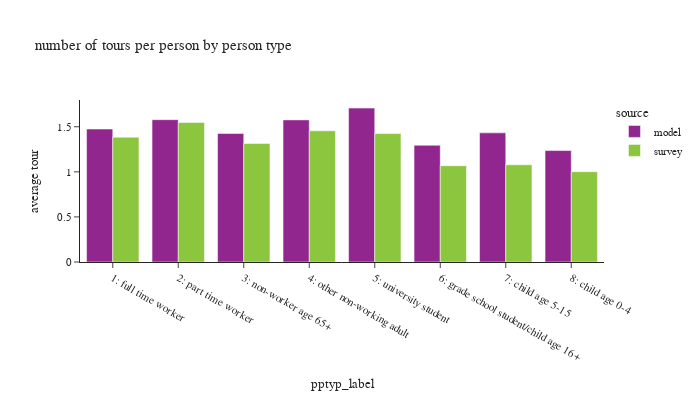

Notebook cell for this chart:
### Code cell
plot_segment(tour_group_var=['source','pptyp_label'],person_group_var=['source','pptyp_label'],
             title_name="number of tours per person by person type")

### Figure 1 — Plotly figure (JSON) as saved in the notebook; plotly's stock layout.template omitted (floating-point values rounded to 4 significant figures)
{"data": [{"alignmentgroup": "True", "hovertemplate": "source=model<br>pptyp_label=%{x}<br>average tour=%{y}<extra></extra>", "legendgroup": "model", "marker": {"color": "#91268F", "pattern": {"shape": ""}}, "name": "model", "offsetgroup": "model", "orientation": "v", "showlegend": true, "textposition": "auto", "type": "bar", "x": ["1: full time worker", "2: part time worker", "3: non-worker age 65+", "4: other non-working adult", "5: university student", "6: grade school student/child age 16+", "7: child age 5-15", "8: child age 0-4"], "xaxis": "x", "y": [1.474, 1.579, 1.425, 1.576, 1.707, 1.294, 1.432, 1.236], "yaxis": "y"}, {"alignmentgroup": "True", "hovertemplate": "source=survey<br>pptyp_label=%{x}<br>average tour=%{y}<extra></extra>", "legendgroup": "survey", "marker": {"color": "#8CC63E", "pattern": {"shape": ""}}, "name": "survey", "offsetgroup": "survey", "orientation": "v", "showlegend": true, "textposition": "auto", "type": "bar", "x": ["1: full time worker", "2: part time worker", "3: non-worker age 65+", "4: other non-working adult", "5: university student", "6: grade school student/child age 16+", "7: child age 5-15", "8: child age 0-4"], "xaxis": "x", "y": [1.384, 1.548, 1.315, 1.455, 1.424, 1.068, 1.078, 1.001], "yaxis": "y"}], "layout": {"barmode": "group", "font": {"size": 11}, "height": 400, "legend": {"title": {"text": "source"}, "tracegroupgap": 0}, "title": {"text": "number of tours per person by person type"}, "width": 700, "xaxis": {"anchor": "y", "domain": [0.0, 1.0], "title": {"text": "pptyp_label"}}, "yaxis": {"anchor": "x", "domain": [0.0, 1.0], "tickformat": ".2", "title": {"text": "average tour"}}}}
